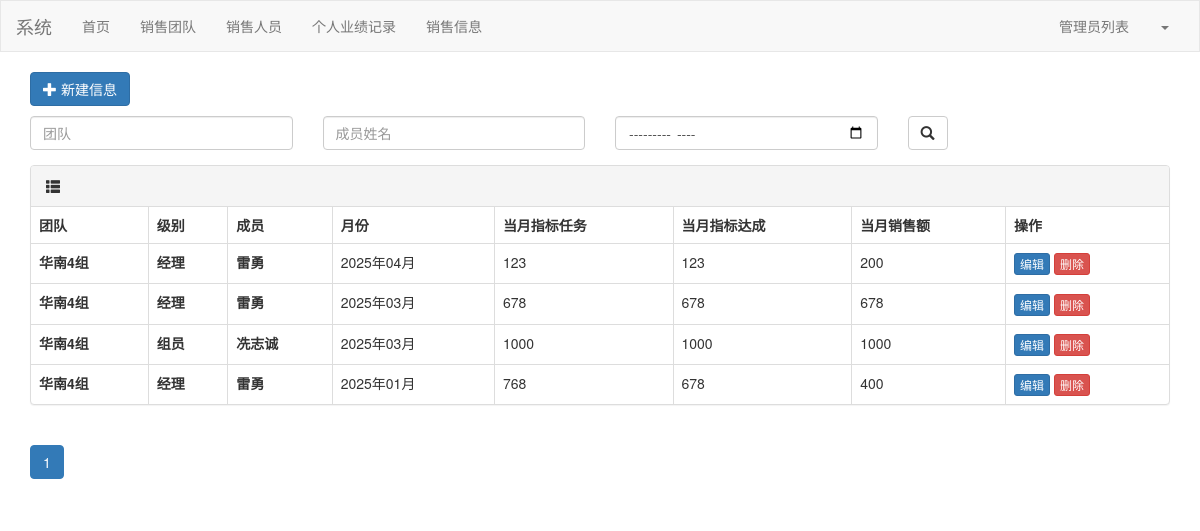
The page /performance/list (signed in) on the database as committed earlier.
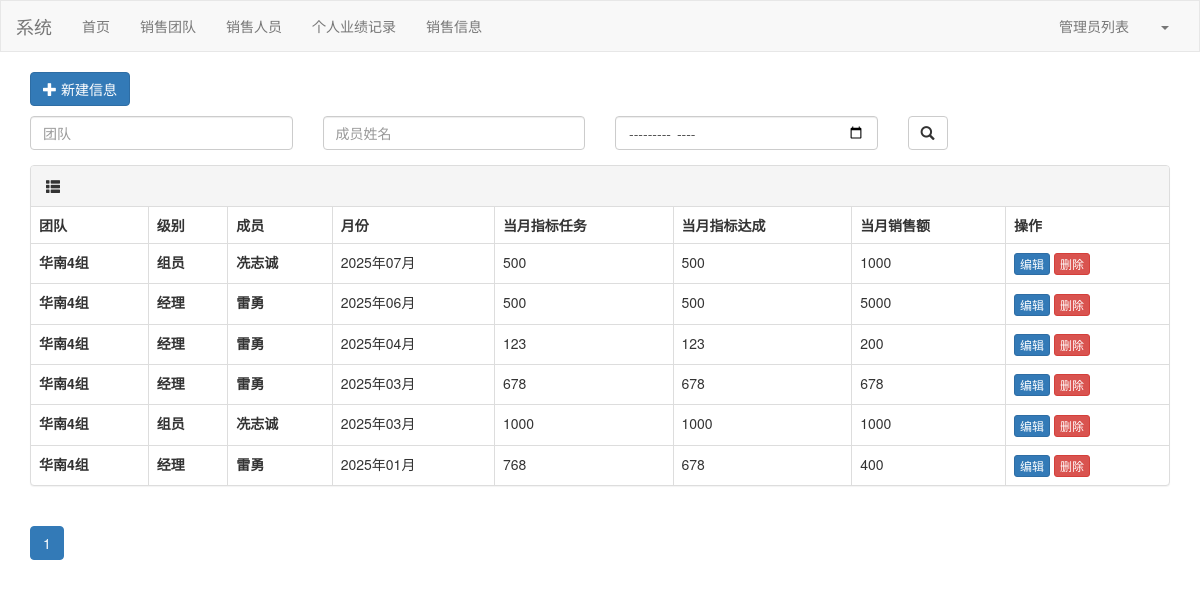
The same page on the database as committed later.
### app01/models.py (models this page shows, shortened)
class Performance(models.Model):
    name = models.ForeignKey(verbose_name="成员", to="Salesperson", to_field="id", on_delete=models.CASCADE)
    month = models.DateField(verbose_name="月份")
    target = models.IntegerField(verbose_name="当月指标任务")
    target_achievement = models.IntegerField(verbose_name="当月指标达成")
    sales_revenue = models.IntegerField(verbose_name="当月销售额")

class Salesperson(models.Model):
    name = models.CharField(verbose_name="销售人员姓名", max_length=64)
    status_choices = {
        (1, "组员"),
        (2, "经理"),
    }
    status = models.SmallIntegerField(verbose_name="级别", choices=status_choices, default=1)
    team = models.ForeignKey(verbose_name="团队", to="SalesTeam", to_field="id", null=True, blank=True, on_delete=models.SET_NULL)
    def __str__(self):
        return self.name

class SalesTeam(models.Model):
    name = models.CharField(verbose_name="销售团队名称", max_length=64)
    def __str__(self):
        return self.name

### app01/views/performance.py (the view)
# urls.py: path('performance/list', performance.performance_list),
def performance_list(request):
    data_dict = {}
    search_name = request.GET.get("search_name", "")  # 有值传值，没值传空
    search_month = request.GET.get("search_month", "")  # 有值传值，没值传空
    search_team = request.GET.get("search_team", "")  # 有值传值，没值传空
    if search_name:
        data_dict["name__name__contains"] = search_name  # __contains：指mobile的值包含变量search_data的字符串，即可搜出
    if search_month:
        data_dict["month__contains"] = search_month + "-01"  # __contains：指mobile的值包含变量search_data的字符串，即可搜出
    if search_team:
        data_dict["name__team__name__contains"] = search_team  # __contains：指mobile的值包含变量search_data的字符串，即可搜出
    queryset = models.Performance.objects.filter(**data_dict).order_by("-month")
    page_obj = Pagination(request, queryset, "page", 12)
    context = {
        "search_team": search_team,  # 搜索框保留搜索值
        "search_name": search_name,  # 搜索框保留搜索值
        "search_month": search_month,  # 搜索框保留搜索值
        "queryset": page_obj.page_queryset,  # 分完页的数据
        "page_string": page_obj.html()  # html页码
    }
    return render(request, "performance_list.html", context)

### app01/templates/performance_list.html (shortened to what this page needs)
{% extends "layout.html" %}
{% block content %}
    <div class="container">
        <div style="margin-bottom: 10px;">
            <a class="btn btn-primary" href="/performance/add">
                <span class="glyphicon glyphicon-plus" aria-hidden="true"></span>
                新建信息
            </a>
            <div style="margin-top: 10px;">
                <form method="get">
                    <div class="form-group">
                        <div class="row">
                            <div class="col-md-3">
                                <input type="text" name="search_team" class="form-control" placeholder="团队"
                                       value="{{ search_team }}">
                            </div>
                            <div class="col-md-3">
                                <input type="text" name="search_name" class="form-control" placeholder="成员姓名"
                                       value="{{ search_name }}">
                            </div>
                            <div class="col-md-3">
                                <input type="month" name="search_month" class="form-control" placeholder="月份"
                                       value="{{ search_month }}">
                            </div>
                            <div class="col-md-2">
                            <button class="btn btn-default" type="submit">
                                <span class="glyphicon glyphicon-search" aria-hidden="true"></span>
                            </button>
                            </div>
                        </div>
                    </div>
                </form>
            </div>
        </div>
        <div class="panel panel-default">
            <div class="panel-heading">
                <span class="glyphicon glyphicon-th-list" aria-hidden="true"></span>
            </div>
            <table class="table table-bordered">
                <thead>
                <tr>
                    <th>团队</th>
                    <th>级别</th>
                    <th>成员</th>
                    <th>月份</th>
                    <th>当月指标任务</th>
                    <th>当月指标达成</th>
                    <th>当月销售额</th>
                    <th>操作</th>
                </tr>
                </thead>
                <tbody>
                {% for obj in queryset %}
                    <tr>
                        <th>{{ obj.name.team }}</th>
                        <th>{{ obj.name.get_status_display }}</th>
                        <th>{{ obj.name }}</th>
                        <td>{{ obj.month|date:"Y年m月" }}</td>
                        <td>{{ obj.target }}</td>
                        <td>{{ obj.target_achievement }}</td>
                        <td>{{ obj.sales_revenue }}</td>
                        <td>
                            <a class="btn btn-xs btn-primary" href="/performance/{{ obj.id }}/edit">编辑</a>
                            <a class="btn btn-xs btn-danger" href="/performance/{{ obj.id }}/delete">删除</a>
                        </td>
                    </tr>
                {% endfor %}
                </tbody>
            </table>
        </div>
        <div>
            <ul class="pagination">
                {{ page_string }}
            </ul>
        </div>
    </div>
{% endblock %}

### app01/templates/layout.html (shortened to what this page needs)
{% load static %}
<!DOCTYPE html>
<html lang="en">
<head>
    <link rel="stylesheet" href="{% static 'plugins/bootstrap-3.4.1-dist/css/bootstrap.min.css' %}">
</head>
<body>
<nav class="navbar navbar-default">
    <div class="container-fluid">
        <div class="navbar-header">
            <a class="navbar-brand" href="#">系统</a>
        </div>
        <div class="collapse navbar-collapse" id="bs-example-navbar-collapse-1">
            <ul class="nav navbar-nav">
                <li><a href="/">首页</a></li>
                <li><a href="/salesteam/list">销售团队</a></li>
                <li><a href="/salesperson/list">销售人员</a></li>
                <li><a href="/performance/list">个人业绩记录</a></li>
                <li><a href="/salesdata/list">销售信息</a></li>
            </ul>
            <ul class="nav navbar-nav navbar-right">
                <li><a href="/admin/list">{{ this_time }}</a></li>
                <li><a href="/admin/list">管理员列表</a></li>
                <li class="dropdown">
                    <a href="#" class="dropdown-toggle" data-toggle="dropdown" role="button" aria-haspopup="true" aria-expanded="false">{{ request.session.info.name }}<span class="caret"></span></a>
                </li>
            </ul>
        </div>
    </div>
</nav>
<div>
    {% block content %}{% endblock %}
</div>
</body>
</html>

### app01/templates/layout.html (style rules this page uses)
.navbar { border-radius: 0; }

Rows that differ between the two databases and show on the page:
added Performance: name.team "华南4组", name.status "组员", name "冼志诚", month "2025年07月", target "500", target_achievement "500", sales_revenue "1000"
added Performance: name.team "华南4组", name.status "经理", name "雷勇", month "2025年06月", target "500", target_achievement "500", sales_revenue "5000"
